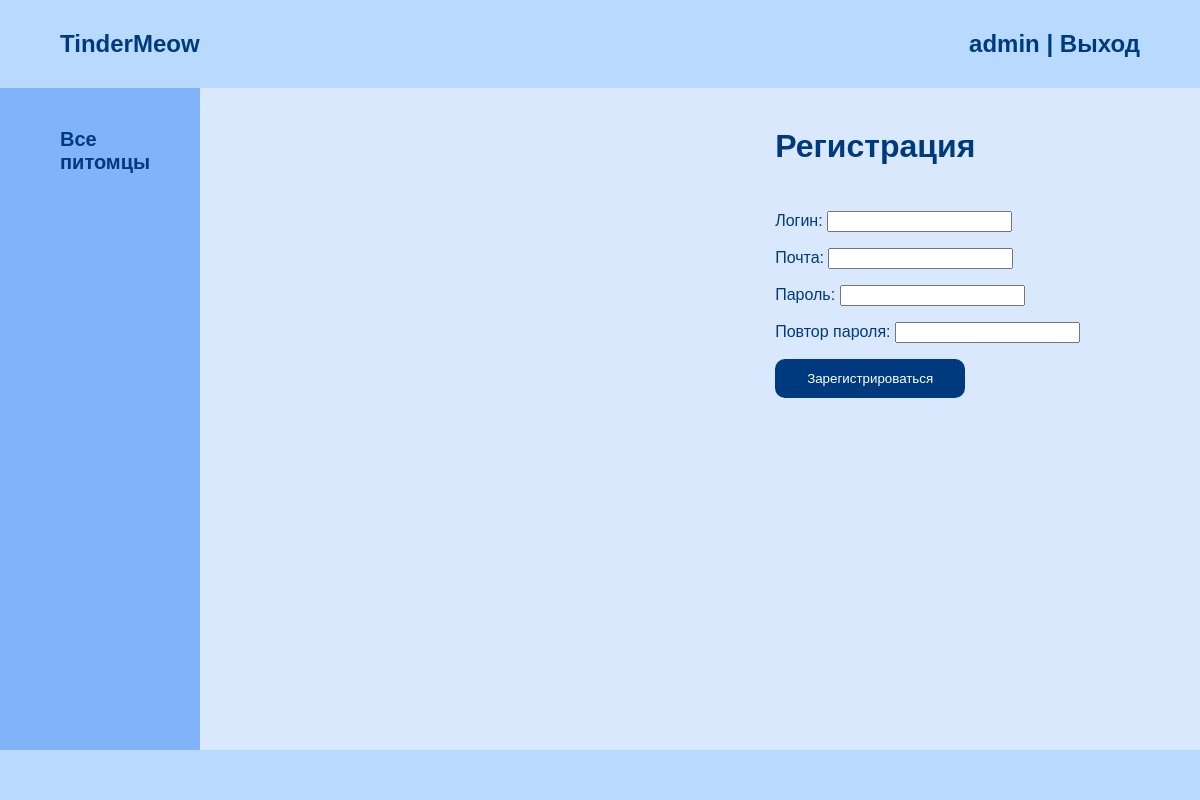
Before: /register (signed in) with the older database file.
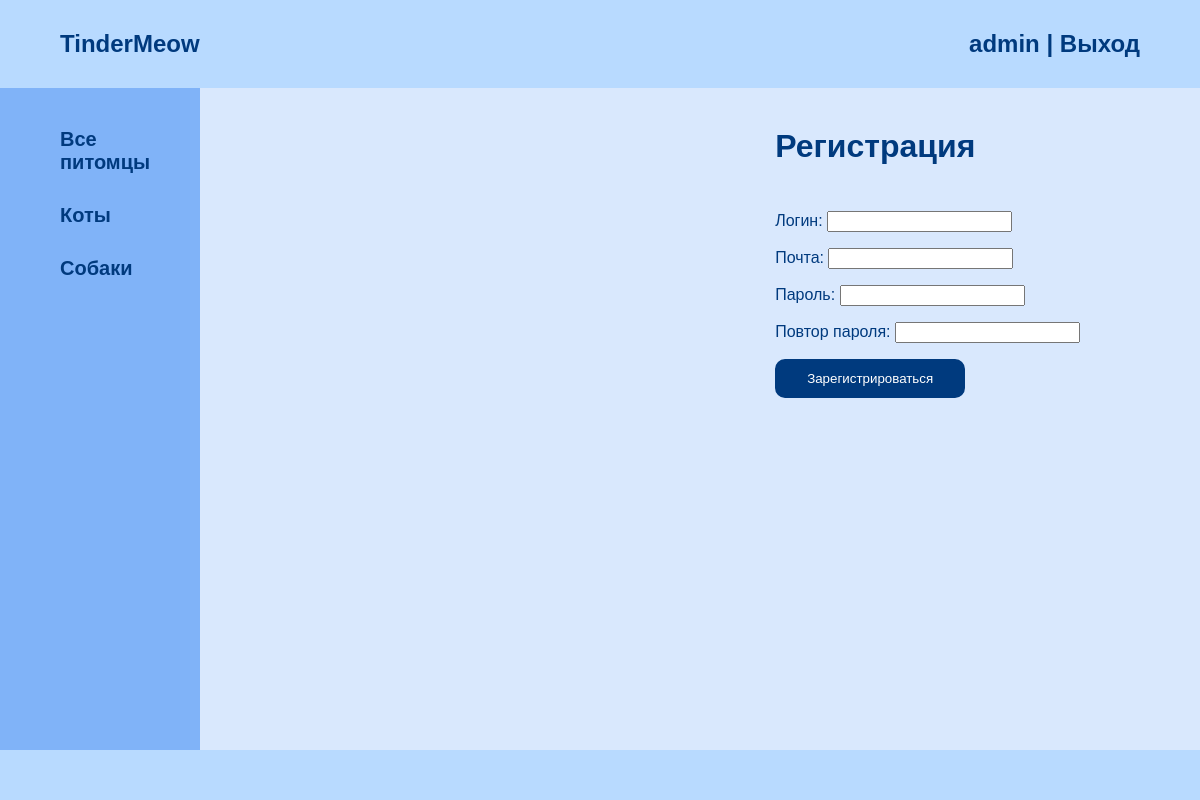
After: the same page with the newer database file.
### main/models.py (models this page shows, shortened)
class Species(models.Model):
    title = models.CharField(max_length=30, unique=True, verbose_name='Название вида')
    title_plural = models.CharField(max_length=30, unique=True, verbose_name='Название вида (мн. ч.)', null=True)
    slug = models.SlugField(max_length=30, unique=True, db_index=True, verbose_name='URL')
    class Meta:
        verbose_name = 'Биологический вид'
        verbose_name_plural = 'Биологические виды'
        ordering = ['id']
    def get_absolute_url(self):
        return reverse('species', kwargs={'species_slug': self.slug})

### main/views.py (the view, shortened to what this page needs)
# urls.py: path('register', RegisterUser.as_view(), name='register'),
class RegisterUser(DataMixin, CreateView):
    form_class = RegisterUserForm
    template_name = 'main/register.html'
    success_url = reverse_lazy('login')
    def get_context_data(self, *, object_list=None, **kwargs):
        context = super().get_context_data(**kwargs)
        c_def = self.get_user_context(title='Регистрация', id_selected=0)
        return dict(list(context.items()) + list(c_def.items()))

### main/forms.py
class RegisterUserForm(UserCreationForm):
    username = forms.CharField(label='Логин', widget=forms.TextInput(attrs={'class': 'input_txt'}))
    email = forms.EmailField(label='Почта', widget=forms.EmailInput(attrs={'class': 'input_txt'}))
    password1 = forms.CharField(label='Пароль', widget=forms.PasswordInput(attrs={'class': 'input_txt'}))
    password2 = forms.CharField(label='Повтор пароля', widget=forms.PasswordInput(attrs={'class': 'input_txt'}))
    class Meta:
        model = Person
        fields = ('username', 'email', 'password1', 'password2')

### main/utils.py (called while the page is built)
    def get_user_context(self, **kwargs):
        context = kwargs
        if 'auth' in context:
            context['menu'] = authed
        else:
            context['menu'] = menu
        context['species'] = Species.objects.all()
        return context

### main/templates/main/register.html (shortened to what this page needs)
{% extends 'main/layout.html' %}
{% block main %}
    <form class="form" method="post">
    {% for f in form %}
        <p><label for="{{ f.id_for_label }}" class="form_label">{{ f.label }}: </label>{{ f }}</p>
    {% endfor %}
    <button class="btn" type="submit">Зарегистрироваться</button>
    </form>
{% endblock %}

### main/templates/main/layout.html (shortened to what this page needs)
{% load static %}
<!doctype html>
<html lang="en">
    <head>
        <link rel="stylesheet" href="{% static 'css/index.css' %}">
    </head>
    <body>
        <div class="body_container">
            <header class="header">
                <div class="header_first">
                    {% for item in menu %}
                        {% if loop.last %}
                            <a href="{% url item.url_name %}" class="header_txt last link_effect">{{ item.title }}</a>
                        {% else %}
                            <a href="{% url item.url_name %}" class="header_txt not_last link_effect">{{ item.title }}</a>
                        {% endif %}
                    {% endfor %}
                </div>
                <div class="header_last">
                    {% if request.user.is_authenticated %}
                        <p class="header_txt">{{ user.username }}&nbsp;|&nbsp;</p>
                        <a href="{% url 'logout' %}" class="header_link header_txt last link_effect">Выход</a>
                    {% else %}
                        <a href="{% url 'register' %}" class="header_link header_txt last link_effect">Регистрация&nbsp;|&nbsp;</a>
                        <a href="{% url 'login' %}" class="header_link header_txt last link_effect">Вход</a>
                    {% endif %}
                </div>
            </header>
            <main class="main">
                {% if request.user.is_authenticated %}
                    <aside class="main_aside">
                        <a href="{% url 'all' %}" class="link_effect aside_link">Все питомцы</a>
                        {% for item in species %}
                            {% if loop.last %}
                                <a href="{{ item.get_absolute_url }}" class="link_effect aside_link">{{ item.title_plural }}</a>
                            {% else %}
                                <a href="{{ item.get_absolute_url }}" class="link_effect aside_link">{{ item.title_plural }}</a>
                            {% endif %}
                        {% endfor %}
                    </aside>
                {% endif %}
                <div class="main_container">
                    <h1 class="heading">{{ title }}</h1>
                    <div class="container">
                        {% block main %}{% endblock %}
                    </div>
                </div>
            </main>
        </div>
        <footer class="footer">
        </footer>
    </body>
</html>

Changed rows visible on the page:
added Species: title_plural "Коты"
added Species: title_plural "Собаки"
